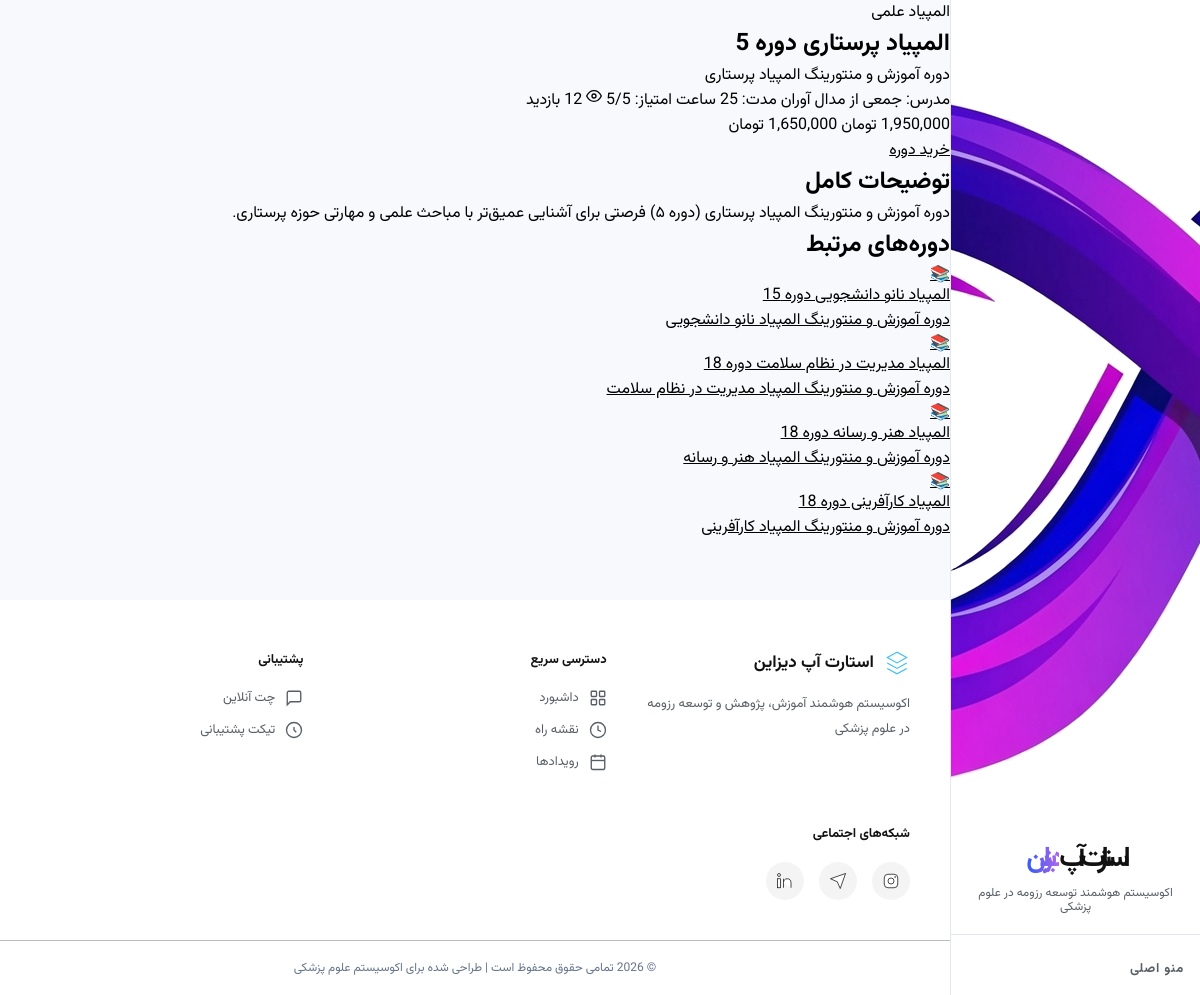
/course/ola_005/ (signed in), run on the app's committed database.
### course/models.py (models this page shows, shortened)
class Course(models.Model):
    course_id = models.SlugField(max_length=20, unique=True, help_text="شناسه یکتا مثل ola_001")
    title = models.CharField(max_length=200)
    category = models.ForeignKey(Category, on_delete=models.CASCADE, related_name='courses')
    short_desc = models.CharField(max_length=300, blank=True)
    long_desc = models.TextField(blank=True)
    stars = models.PositiveSmallIntegerField(default=5)
    duration = models.CharField(max_length=50, blank=True)
    main_price = models.CharField(max_length=30, blank=True)
    discount_price = models.CharField(max_length=30, blank=True)
    percentage = models.CharField(max_length=10, blank=True)
    instructor = models.CharField(max_length=100, blank=True)
    thumbnail = models.ImageField(upload_to='image_card/', blank=True, null=True)
    video_link = models.URLField(blank=True)
    active = models.BooleanField(default=True)
    created_at = models.DateTimeField(auto_now_add=True)
    updated_at = models.DateTimeField(auto_now=True)
    view_count = models.PositiveIntegerField(default=0)
    class Meta:
        ordering = ['category__order', '-created_at']
        verbose_name = 'دوره'
        verbose_name_plural = 'دوره‌ها'

class Category(models.Model):
    slug = models.SlugField(unique=True)
    name = models.CharField(max_length=100)
    order = models.PositiveSmallIntegerField(default=0)
    class Meta:
        ordering = ['order']
        verbose_name = 'دسته‌بندی'
        verbose_name_plural = 'دسته‌بندی‌ها'

### course/views.py (the view)
# urls.py: path('<str:course_id>/', views.course_detail, name='detail'),
def course_detail(request, course_id):
    course = get_object_or_404(
        Course.objects.select_related('category'),
        course_id=course_id,
        active=True,
    )
    Course.objects.filter(pk=course.pk).update(view_count=F('view_count') + 1)
    course.refresh_from_db(fields=['view_count'])
    related = (
        Course.objects
        .filter(category=course.category, active=True)
        .exclude(pk=course.pk)
        .select_related('category')[:4]
    )
    context = {
        'course': course,
        'related': related,
    }
    return render(request, 'course/course_detail.html', context)

### templates/course/course_detail.html (shortened to what this page needs)
{% extends 'base.html' %}
{% block content %}
<div class="cs-course-detail-page">
    <section class="cs-course-detail-hero">
        <div class="cs-course-detail-info">
            <span class="cs-course-category">{{ course.category.name }}</span>
            <h1>{{ course.title }}</h1>
            <p>{{ course.short_desc }}</p>
            <div class="cs-course-detail-meta">
                <span>مدرس: {{ course.instructor }}</span>
                <span>مدت: {{ course.duration|default:"—" }}</span>
                <span>امتیاز: {{ course.stars }}/5</span>
                <span class="cs-view-count">
                    <svg width="16" height="16" viewBox="0 0 24 24" fill="none" stroke="currentColor" stroke-width="2" stroke-linecap="round" stroke-linejoin="round">
                        <path d="M1 12s4-8 11-8 11 8 11 8-4 8-11 8-11-8-11-8z"></path>
                        <circle cx="12" cy="12" r="3"></circle>
                    </svg>
                    {{ course.view_count }} بازدید
                </span>
            </div>
            <div class="cs-course-detail-price">
                {% if course.discount_price %}
                    <span class="cs-price-main">{{ course.main_price }} تومان</span>
                    <span class="cs-price-discount">{{ course.discount_price }} تومان</span>
                {% elif course.main_price %}
                    <span class="cs-price-discount">{{ course.main_price }} تومان</span>
                {% else %}
                    <span class="cs-price-free">رایگان</span>
                {% endif %}
            </div>
            <a href="{{ course.video_link|default:'#' }}" class="cs-buy-btn">خرید دوره</a>
        </div>
    </section>
    <section class="cs-course-detail-body">
        <h2>توضیحات کامل</h2>
        <p>{{ course.long_desc|linebreaksbr }}</p>
    </section>
    {% if related %}
    <section class="cs-course-related">
        <h2>دوره‌های مرتبط</h2>
        <div class="cs-course-grid">
            {% for item in related %}
            <article class="cs-card-course">
                <a class="cs-card-course-a" href="{% url 'course:detail' item.course_id %}">
                    <div class="cs-card-thumb">
                        {% if item.thumbnail %}
                        <img src="{{ item.thumbnail.url }}" alt="{{ item.title }}" loading="lazy" />
                        {% else %}
                        <div class="cs-card-thumb-placeholder">📚</div>
                        {% endif %}
                    </div>
                    <div class="cs-card-body-course">
                        <div class="cs-card-title-course">{{ item.title }}</div>
                        <div class="cs-card-desc">{{ item.short_desc }}</div>
                    </div>
                </a>
            </article>
            {% endfor %}
        </div>
    </section>
    {% endif %}
</div>
{% endblock %}

### static/css/common.css (style rules this page uses)
*, *::before, *::after { box-sizing: border-box; margin: 0; padding: 0; }
html { scroll-behavior: smooth; }
:root { --gap: 26px; --gap-xs: calc(var(--gap) * 0.3); --gap-sm: calc(var(--gap) - 2px); --gap-smm: calc(var(--gap) - 6px); --gap-smmm: calc(var(--gap) - 12px); --gap-md: calc(var(--gap) * 0.75); --gap-lg: calc(var(--gap) + 2px); --gap-lgg: calc(var(--gap) + 6px); --gap-lggg: calc(var(--gap) + 12px); --gap-xl: calc(var(--gap) * 2); --gap-2xl: calc(var(--gap) * 3); --text: 8px; --text-xs: calc(var(--text) + 0px); --text-sm: calc(var(--text) + 1px); --text-base: calc(var(--text) + 2px); --text-lg: calc(var(--text) + 3px); --text-xl: calc(var(--text) + 4px); --text-2xl: calc(var(--text) + 5px); --text-3xl: calc(var(--text) + 7px); --text-4xl: calc(var(--text) + 9px); --text-5xl: calc(var(--text) + 11px); --text-6xl: calc(var(--text) + 15px); --text-7xl: calc(var(--text) + 20px); --bg-page: #eef0f5; --card: #ffffff; --card-soft: #f5f6fa; --line: #dbdada80; --bg: #F7F9FC; --white: #FFFFFF; --black: #111111; --paper: #f7f9fb; --ink: #20233F; --ink-900: #171b2e; --ink-700: #383d52; --ink-600: #5c6170; --ink-mid: #3a4a5a; --ink-400: #9498a6; --ink-200: #d7dae3; --ink-100: #eef0f5; --ink-muted: #8a9bac; --muted: #767b98; --text-1: #2D3748; --text-2: #3e4147; --text-muted: #595e66; --primary: #2f5cf5; --primary-ink: #1f3fc9; --primary-soft: #dee6ff; --primary-softer: #eef1ff; --primary-light: #EBF1FD; --primary-dark: var(--primary-ink); --primary-hover: var(--primary-ink); --accent: #7EC8C8; --accent-2: #00b89c; --accent-light: #E8F7F7; --blue: #3E63DD; --blue-soft: #7C93F5; --green: #1ea672; --green-soft: #dbf3ea; --red: #e0553f; --red-soft: #fbe2de; --red-deep: #B91C1C; --danger: #e84040; --amber: #c98a1e; --amber-soft: #faedd6; --purple: #ac63ea; --purple-deep: #5B21B6; --purple-soft: rgba(172, 99, 234, 0.12); --gold: #b8873a; --gold-soft: #f6ecda; --bg-1: #eef1ff; --bg-2: #f3eefc; --bg-card: var(--card); --card-bg: var(--card); --page-bg: var(--bg-page); --sidebar-bg: #FFFFFF; --border: #E2E8F0; --rule: #dde4ec; --radius: 10px; --radius-sm: 8px; --radius-card: 22px; --radius-lg: 26px; --radius-md: 16px; --sd-radius-lg: 20px; --sd-radius-md: 14px; --sd-radius-sm: 9px; --shadow-box: 0 2px 4px rgba(0, 0, 0, 0.05); --shadow-sm: 0 4px 10px rgba(20, 26, 46, .02); --shadow: 0 2px 8px rgba(91, 141, 239, 0.10); --shadow-md: 0 10px 30px rgba(20, 26, 46, .08); --shadow-card: 0 2px 12px rgba(47, 92, 245, .07), 0 1px 3px rgba(23, 27, 46, .06); --shadow-btn: 0 2px 8px rgba(47, 92, 245, .25); --shadow-elevated: 0 6px 24px rgba(47, 92, 245, .12), 0 2px 6px rgba(47, 92, 245, .06); --shadow-hover: 0 12px 32px rgba(47, 92, 245, .14); --shadow-lg: 0 20px 48px rgba(47, 92, 245, 0.14); --shadow-glow: 0 0 0 6px var(--primary-softer); --sd-shadow: 0 2px 12px rgba(47, 92, 245, .07); --sd-shadow-md: 0 4px 24px rgba(47, 92, 245, .11); --transition: 0.15s ease; --ease: cubic-bezier(.22, 1, .36, 1); --sd-primary: var(--primary); --sd-primary-soft: var(--primary-soft); --sd-green: var(--green); --sd-green-soft: var(--green-soft); --sd-amber: var(--amber); --sd-amber-soft: var(--amber-soft); --sd-red: var(--red); --sd-red-soft: var(--red-soft); --sd-ink-900: var(--ink-900); --sd-ink-600: var(--ink-600); --sd-ink-400: var(--ink-400); --sd-ink-200: var(--ink-200); --sd-bg: var(--bg-page); --sd-white: var(--card); }
body { background: var(--bg); color: var(--text); min-height: 100vh; display: flex; }
html, body, p, span, div, h1, td, h2, h3, h4, h5, h6, a, li, ul, ol, label, small, medium, strong, em, b, i, blockquote, q, cite, code, pre, button, input, textarea, select, option { font-family: "Vazirmatn", "Roboto", sans-serif; }
* { scrollbar-width: thin; scrollbar-color: var(--ink-200) transparent; box-sizing: border-box; }
a { color: inherit; }

### data on the page
Course: category.name "المپیاد علمی", title "المپیاد پرستاری دوره 5", short_desc "دوره آموزش و منتورینگ المپیاد پرستاری", instructor "جمعی از مدال آوران", duration "25 ساعت", stars "5", long_desc "دوره آموزش و منتورینگ المپیاد پرستاری (دوره ۵) فرصتی برای آشنایی عمیق‌تر با مباحث علمی و مهارتی حوزه پرستاری."
Course: title "المپیاد نانو دانشجویی دوره 15", short_desc "دوره آموزش و منتورینگ المپیاد نانو دانشجویی"
Course: title "المپیاد مدیریت در نظام سلامت دوره 18", short_desc "دوره آموزش و منتورینگ المپیاد مدیریت در نظام سلامت"
Course: title "المپیاد هنر و رسانه دوره 18", short_desc "دوره آموزش و منتورینگ المپیاد هنر و رسانه"
Course: title "المپیاد کارآفرینی دوره 18", short_desc "دوره آموزش و منتورینگ المپیاد کارآفرینی"
